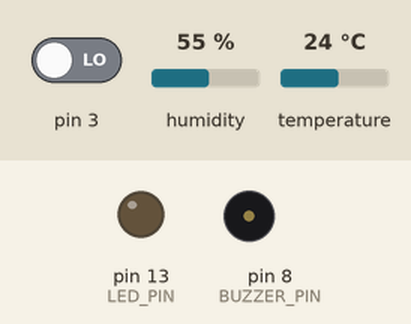
Recording of a sketch running on a simulated Arduino Uno, built with avr-gcc and run on an emulated ATmega328P. On the bench: output pins drawn as LEDs (lit = HIGH), buzzer (waves = sounding). The inputs (shaded band) are chosen by the test bench; at power-on: pin 3 LOW, humidity 55 %, temperature 24 °C.

Above: at 2.8 s.
2.9 s: pin 3 driven HIGH
At 3.4 s:
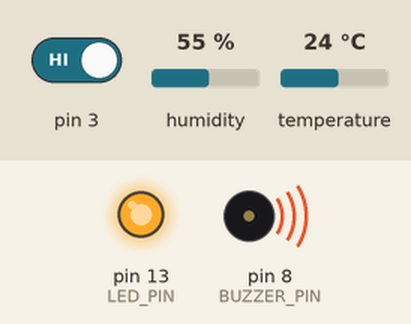
4.5 s: pin 3 driven LOW
At 5.7 s:
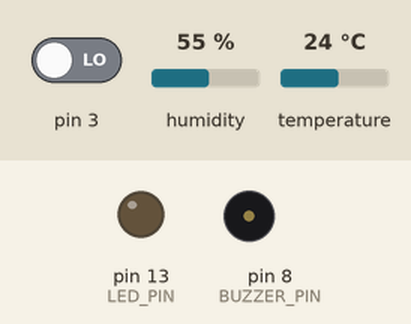
Timing chart, 0 to 7.5 s (numbered marks = the images above; inputs shaded):
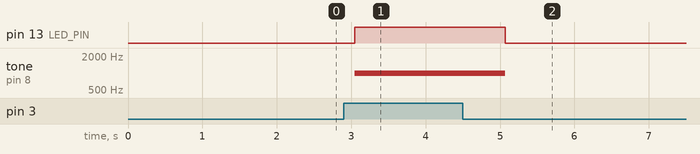

Measured:
- after the input at 2.9 s, pin 13 (LED_PIN): LOW → HIGH after 0.15 s; tone on pin 8 (BUZZER_PIN): silent → 1000 Hz after 0.15 s
- after the input at 4.5 s, pin 13 (LED_PIN): HIGH → LOW after 0.57 s; tone on pin 8 (BUZZER_PIN): 1000 Hz → silent after 0.57 s

The sketch:

sensor_humo.ino
```cpp
#include "DHT_sensor_library.h"

// Definir los pines del LED y del zumbador
#define LED_PIN 13
#define BUZZER_PIN 8

void setup() {
    initDHT();
    initOtherSensors();

    // Configurar el pin del LED y del zumbador como salida
    pinMode(LED_PIN, OUTPUT);
    pinMode(BUZZER_PIN, OUTPUT);
}

void loop() {
    float temperature = readTemperature();
    float humidity = readHumidity();
    int smokeState = readSmokeSensor();

    if (smokeState == HIGH) {
        // Encender el LED y activar el zumbador cuando se detecte humo
        digitalWrite(LED_PIN, HIGH);
        tone(BUZZER_PIN, 1000); // Activar el zumbador a una frecuencia de 1000 Hz
        Serial.println("¡Se detectó humo!");
    } else {
        // Apagar el LED y detener el zumbador cuando no haya humo
        digitalWrite(LED_PIN, LOW);
        noTone(BUZZER_PIN); // Detener el zumbador
    }

    delay(1000);
}
```
